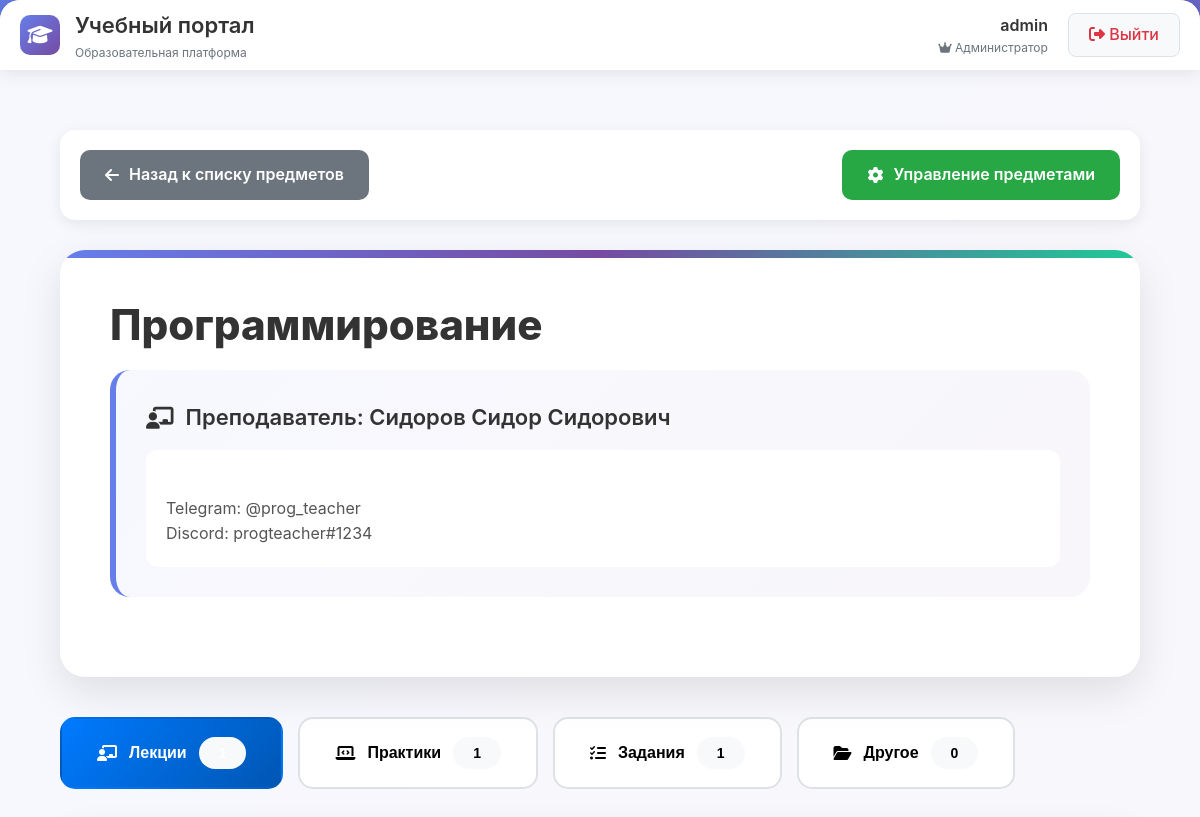
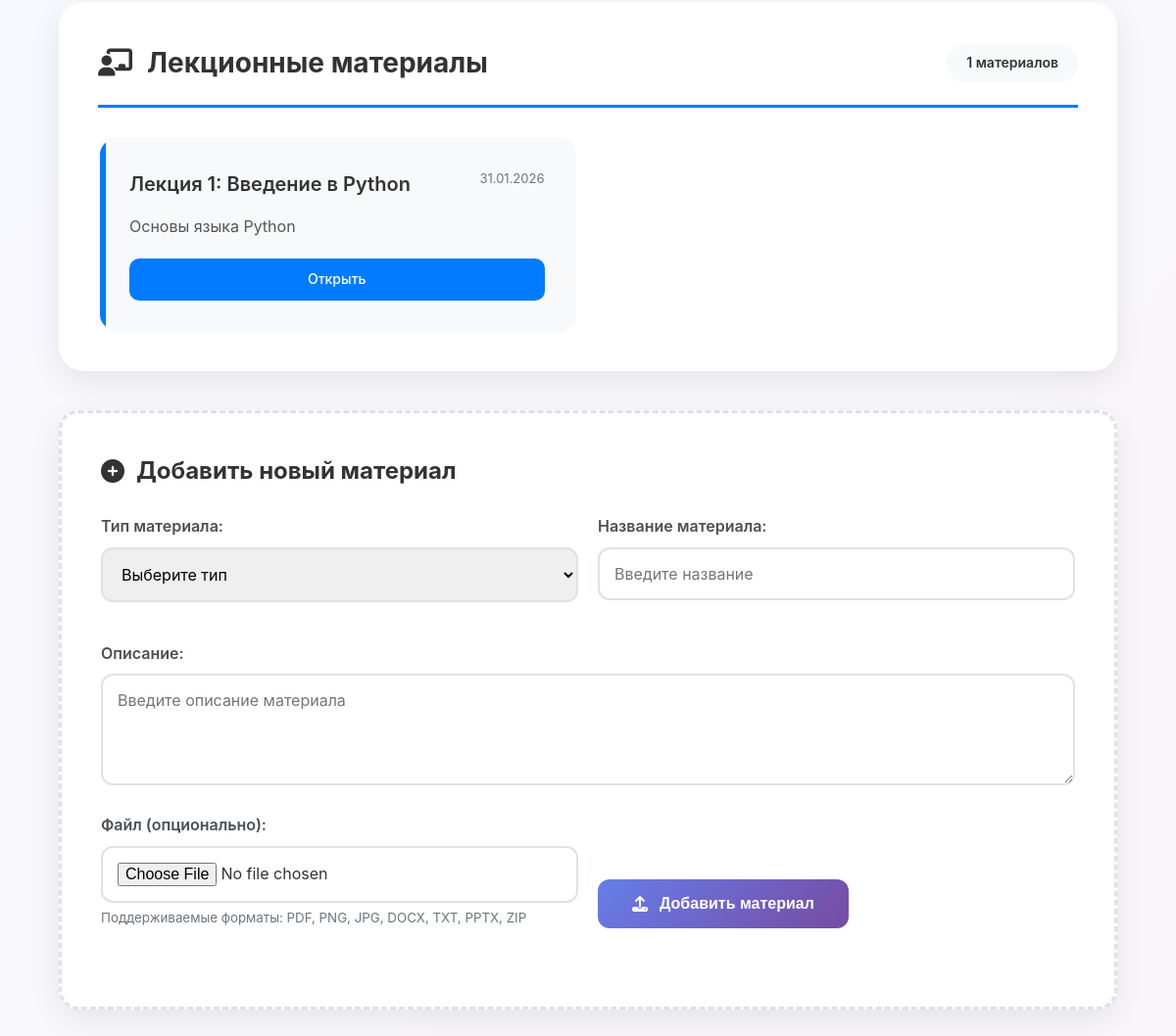
Page /subject/3 (signed in) on the committed database (2 pictures, top to bottom).
### app.py (models this page shows, shortened)
class User(db.Model):
    id = db.Column(db.Integer, primary_key=True)
    username = db.Column(db.String(50), unique=True, nullable=False)
    password = db.Column(db.String(100), nullable=False)
    is_admin = db.Column(db.Boolean, default=False)

class Subject(db.Model):
    id = db.Column(db.Integer, primary_key=True)
    name = db.Column(db.String(100), nullable=False)
    teacher_name = db.Column(db.String(100))
    teacher_contacts = db.Column(db.Text)
    order = db.Column(db.Integer, default=0)

class Material(db.Model):
    id = db.Column(db.Integer, primary_key=True)
    subject_id = db.Column(db.Integer, db.ForeignKey('subject.id'), nullable=False)
    title = db.Column(db.String(200), nullable=False)
    content = db.Column(db.Text)
    material_type = db.Column(db.String(20), nullable=False)  # lectures, practices, tasks, other
    file_path = db.Column(db.String(300))
    created_at = db.Column(db.DateTime, default=datetime.utcnow)
    subject = db.relationship('Subject', backref=db.backref('materials', lazy=True))

### app.py (the view)
@app.route('/subject/<int:subject_id>')
@login_required
def subject(subject_id):
    subject = db.session.get(Subject, subject_id)
    if not subject:
        flash('Предмет не найден', 'danger')
        return redirect(url_for('index'))
    lectures = Material.query.filter_by(subject_id=subject_id, material_type='lectures').order_by(
        Material.created_at.desc()).all()
    practices = Material.query.filter_by(subject_id=subject_id, material_type='practices').order_by(
        Material.created_at.desc()).all()
    tasks = Material.query.filter_by(subject_id=subject_id, material_type='tasks').order_by(
        Material.created_at.desc()).all()
    other = Material.query.filter_by(subject_id=subject_id, material_type='other').order_by(
        Material.created_at.desc()).all()
    return render_template('subject.html',
                           subject=subject,
                           lectures=lectures,
                           practices=practices,
                           tasks=tasks,
                           other=other)

### app.py (called while the page is built)
def login_required(f):
    @wraps(f)
    def decorated_function(*args, **kwargs):
        if 'user_id' not in session:
            flash('Пожалуйста, войдите в систему', 'warning')
            return redirect(url_for('login'))
        return f(*args, **kwargs)
    return decorated_function

@app.context_processor
def inject_user():
    if 'user_id' in session:
        user = db.session.get(User, session['user_id'])
        if user:
            return {'current_user': user}
    return {'current_user': None}

### templates/subject.html (shortened to what this page needs)
{% extends "base.html" %}
{% block content %}
<div class="subject-full-page">
    <div class="page-navigation-top">
        <a href="{{ url_for('index') }}" class="btn-back">
            <i class="fas fa-arrow-left"></i>
            Назад к списку предметов
        </a>
        {% if current_user.is_admin %}
            <a href="{{ url_for('admin_dashboard') }}" class="btn-admin">
                <i class="fas fa-cog"></i>
                Управление предметами
            </a>
        {% endif %}
    </div>
    <div class="subject-header">
        <h1 class="subject-title">{{ subject.name }}</h1>
        {% if subject.teacher_name %}
            <div class="teacher-info">
                <div class="teacher-name">
                    <i class="fas fa-chalkboard-teacher"></i>
                    Преподаватель: {{ subject.teacher_name }}
                </div>
                {% if subject.teacher_contacts %}
                    <div class="teacher-contacts">
                        {{ subject.teacher_contacts }}
                    </div>
                {% endif %}
            </div>
        {% endif %}
    </div>
    <div class="material-types-nav">
        <button class="type-tab tab-lectures active" data-section="lectures">
            <i class="fas fa-chalkboard-teacher"></i>
            Лекции
            <span class="materials-count">{{ lectures|length }}</span>
        </button>
        <button class="type-tab tab-practices" data-section="practices">
            <i class="fas fa-laptop-code"></i>
            Практики
            <span class="materials-count">{{ practices|length }}</span>
        </button>
        <button class="type-tab tab-tasks" data-section="tasks">
            <i class="fas fa-tasks"></i>
            Задания
            <span class="materials-count">{{ tasks|length }}</span>
        </button>
        <button class="type-tab tab-other" data-section="other">
            <i class="fas fa-folder-open"></i>
            Другое
            <span class="materials-count">{{ other|length }}</span>
        </button>
    </div>
    <section id="lectures-section" class="material-section lectures-section active">
        <div class="section-header">
            <h2 class="section-title">
                <i class="fas fa-chalkboard-teacher"></i>
                Лекционные материалы
            </h2>
            <div class="materials-count">{{ lectures|length }} материалов</div>
        </div>
        {% if lectures %}
            <div class="materials-grid">
                {% for material in lectures %}
                    <a href="{{ url_for('material', material_id=material.id) }}" class="material-card">
                        <div class="material-card-header">
                            <h3 class="material-title">{{ material.title }}</h3>
                            <span class="material-date">{{ material.created_at.strftime('%d.%m.%Y') }}</span>
                        </div>
                        {% if material.content %}
                            <div class="material-content">
                                {{ material.content[:150] }}{% if material.content|length > 150 %}...{% endif %}
                            </div>
                        {% endif %}
                        <div class="material-actions">
                            <span class="btn-view">Открыть</span>
                        </div>
                    </a>
                {% endfor %}
            </div>
        {% endif %}
    </section>
    {% if current_user.is_admin %}
        <div class="add-material-form">
            <h3><i class="fas fa-plus-circle"></i> Добавить новый материал</h3>
            <form method="POST" action="{{ url_for('add_material') }}" enctype="multipart/form-data" id="addMaterialForm">
                <div class="form-grid">
                    <div class="form-group">
                        <label>Тип материала:</label>
                        <select name="material_type" required id="materialType">
                            <option value="">Выберите тип</option>
                        </select>
                    </div>
                    <div class="form-group">
                        <label>Название материала:</label>
                        <input type="text" name="title" placeholder="Введите название" required>
                    </div>
                </div>
                <div class="form-group">
                    <label>Описание:</label>
                    <textarea name="content" placeholder="Введите описание материала" rows="4"></textarea>
                </div>
                <div class="form-grid">
                    <div class="form-group">
                        <label>Файл (опционально):</label>
                        <input type="file" name="file" id="materialFile">
                        <small style="display: block; margin-top: 5px; color: #6c757d;">
                            Поддерживаемые форматы: PDF, PNG, JPG, DOCX, TXT, PPTX, ZIP
                        </small>
                    </div>
                    <div class="form-group" style="align-self: flex-end;">
                        <button type="submit" class="btn-add">
                            <i class="fas fa-upload"></i>
                            Добавить материал
                        </button>
                    </div>
                </div>
            </form>
        </div>
    {% endif %}
</div>
{% endblock %}

### templates/base.html (shortened to what this page needs)
<!DOCTYPE html>
<html lang="ru">
<head>
    <link rel="stylesheet" href="https://cdnjs.cloudflare.com/ajax/libs/font-awesome/6.4.0/css/all.min.css">
</head>
<body>
    <div class="app-wrapper">
        <nav class="navbar">
            <a href="{{ url_for('index') }}" class="logo">
                <div class="logo-icon">
                    <i class="fas fa-graduation-cap"></i>
                </div>
                <div class="logo-text">
                    <h1>Учебный портал</h1>
                    <p>Образовательная платформа</p>
                </div>
            </a>
            {% if current_user %}
                <div class="user-menu">
                    <div class="user-info">
                        <div class="username">{{ current_user.username }}</div>
                        <div class="user-role">
                            {% if current_user.is_admin %}
                                <i class="fas fa-crown"></i> Администратор
                            {% else %}
                                <i class="fas fa-user-graduate"></i> Студент
                            {% endif %}
                        </div>
                    </div>
                    <a href="{{ url_for('logout') }}" class="logout-btn">
                        <i class="fas fa-sign-out-alt"></i> Выйти
                    </a>
                </div>
            {% endif %}
        </nav>
        <div class="main-content">
            {% block content %}{% endblock %}
        </div>
    </div>
</body>
</html>

### templates/base.html (style rules this page uses)
* { margin: 0; padding: 0; box-sizing: border-box; }
body { font-family: -apple-system, BlinkMacSystemFont, 'Segoe UI', Roboto, Oxygen, Ubuntu, sans-serif; line-height: 1.6; color: #333; background: linear-gradient(135deg, #667eea 0%, #764ba2 100%); min-height: 100vh; }
.app-wrapper { min-height: 100vh; background: rgba(255, 255, 255, 0.95); border-radius: 20px 20px 0 0; margin: 0 auto; max-width: 1400px; box-shadow: 0 -10px 40px rgba(0,0,0,0.1); }
.navbar { background: white; padding: 0 20px; border-radius: 20px 20px 0 0; box-shadow: 0 2px 20px rgba(0,0,0,0.1); display: flex; justify-content: space-between; align-items: center; height: 70px; }
.logo { display: flex; align-items: center; gap: 15px; text-decoration: none; color: #333; }
.logo-icon { width: 40px; height: 40px; background: linear-gradient(135deg, #667eea 0%, #764ba2 100%); border-radius: 10px; display: flex; align-items: center; justify-content: center; color: white; font-size: 20px; }
.logo-text h1 { font-size: 22px; margin: 0; font-weight: 600; }
.logo-text p { font-size: 12px; color: #6c757d; margin: 0; }
.user-menu { display: flex; align-items: center; gap: 20px; }
.user-info { text-align: right; }
.username { font-weight: 600; color: #333; }
.user-role { font-size: 12px; color: #6c757d; }
.logout-btn { padding: 8px 20px; background: #f8f9fa; color: #dc3545; text-decoration: none; border-radius: 8px; font-weight: 500; border: 1px solid #dee2e6; transition: all 0.3s; }
.main-content { padding: 30px; min-height: calc(100vh - 130px); }

### rows in the picture
User: username "admin"
Subject: name "Программирование", teacher_name "Сидоров Сидор Сидорович", teacher_contacts "Telegram: @prog_teacher Discord: progteacher#1234"
Material: title "Лекция 1: Введение в Python", created_at "31.01.2026", content "Основы языка Python"

### other values in the picture
{{ practices|length }} "1"
{{ tasks|length }} "1"
{{ other|length }} "0"
{{ lectures|length }} "1"
